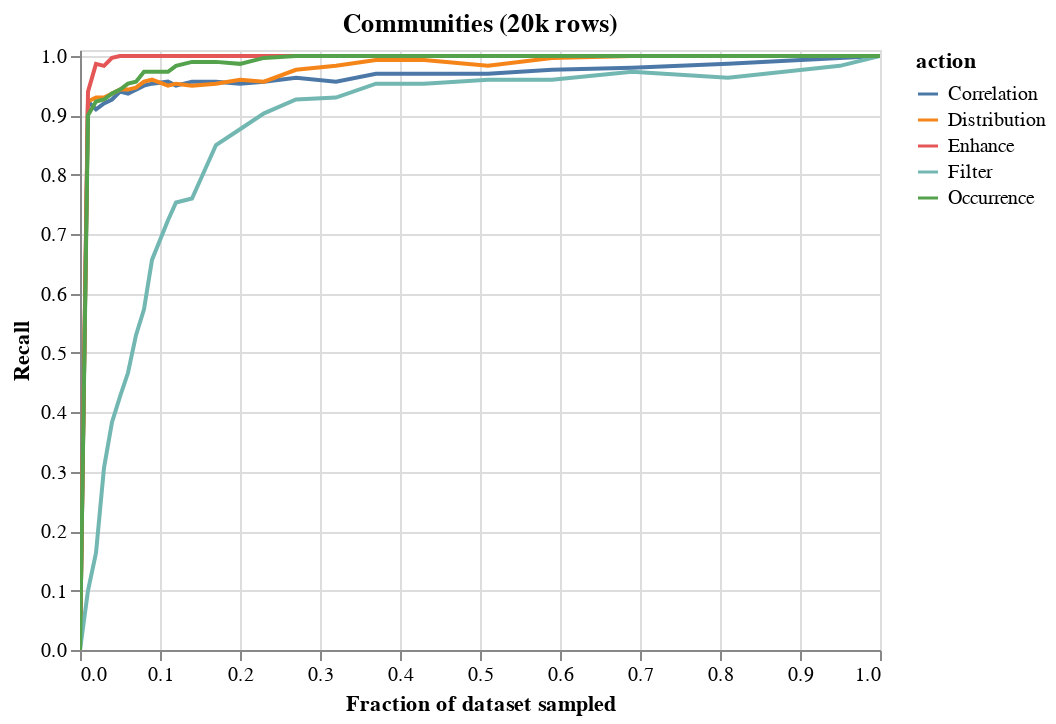

The notebook cell this image was saved under:
### Code cell
df = trial_df 
df = df.groupby(["nfrac","action"]).mean().reset_index()
alt.Chart(df,title="Communities (20k rows)").mark_line().encode(
    x = alt.X("nfrac",title="Fraction of dataset sampled"),#scale=alt.Scale(type="log")),
    y = alt.Y("Recall",scale=alt.Scale(domain=(0,1.01))),
    color = "action"
).interactive()

### Figure 1 — Vega-Lite specification as saved in the notebook (floating-point values rounded to 4 significant figures; data arrays with more than 128 entries replaced by an {"elided": "..."} marker saying what was removed)
{"config": {"view": {"continuousWidth": 400, "continuousHeight": 300}}, "data": {"name": "data-5f744aa9bc127a5263049104456b2320"}, "mark": "line", "encoding": {"color": {"type": "nominal", "field": "action"}, "x": {"type": "quantitative", "field": "nfrac", "title": "Fraction of dataset sampled"}, "y": {"type": "quantitative", "field": "Recall", "scale": {"domain": [0, 1.01]}}}, "selection": {"selector078": {"type": "interval", "bind": "scales", "encodings": ["x", "y"]}}, "title": "Communities (20k rows)", "$schema": "https://vega.github.io/schema/vega-lite/v4.8.1.json", "datasets": {"data-5f744aa9bc127a5263049104456b2320": {"elided": "130 records"}}}
